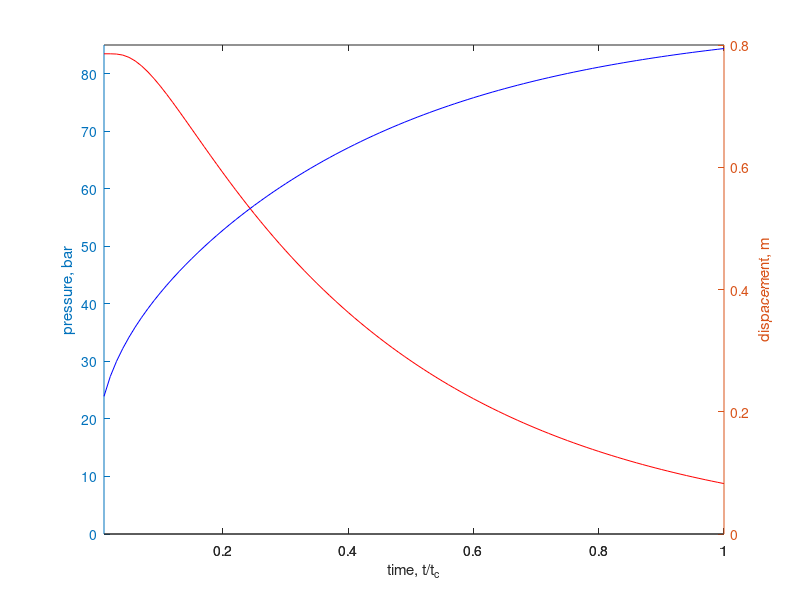

Here is the MATLAB script that generated this plot: (Note: this script raises an error after producing the figure.)
% Terzaghi: simple analytical solution (1D problem)
% author: Ruslan Rin (iskhakov@stanford.edu)
% 5/13/2016
close all;clc;clear all;
bar = 1e5;        %bar to Pa
md = 1e-15;       %md to m2
cp = 1e-3;        %cp to Pa*s
b = 1;            %Biot's coefficient
poro = 0.375;     %porosity
nu = 0.25;        %Poisson ratio
E = 1e4*bar;      %Young's modulus, Pa
cf = 4.4e-5/bar;  %compressibility, 1/Pa
cbulk = 0;        %grain compressibility, 1/Pa
mu = 0.0981*cp;   %viscosity, Pa*s
alpha = 1;
k = 1*md;         %permeability, m2
pL = 100*bar;     %applied pressure, Pa
L = 100;          %length of the domain
Nb = 10;         %number of blocks
h = L/Nb;         %discretized, m
K = E/3/(1-2*nu); %Bulk modulus
G = E/2/(1+nu);   %shear modulus
M = 1/(poro*cf + (1-poro)*cbulk); %Biot's modulues
K1D = K+4/3*G;    %uniaxial drained bulk modulus
c = k/mu*M * K1D/(K1D+alpha^2*M); %consolidation coefficient
tc = L^2/c;       %characteristic time
Nt = 100;         %number of timesteps
N = 500;          %number of elements in series
m = [0:1:N];      %fourier series sequence
p0 = alpha*M*pL/(K1D+alpha^2*M);  % undrained pressure, Pa
u0 = L*pL/(K1D+alpha^2*M);        %max initial dispacement, m
t = [1:1:Nt]*tc/Nt;
z = [h/2:h:L];    % center of our blocks
z2 = [0:h:L];
if (Nb < 20)
  %we need to shift since numerical schemes uses 9 blocks to mimic
  %boundaries capabilities
  z(Nb) = z(Nb-1);    
  z2(1) = -h/8; 
end;
%analytical solution
for i = 1:Nt  
  tmp_exp = exp(-pi^2*c*t(i)*(2*m+1).^2/(4*L^2));
  for iz = 1:Nb
    xtmp = sum(1./(2*m+1).*tmp_exp.*sin((2*m+1)*pi.*z(iz)/2/L));
    p(iz,i) = 4/pi*p0*xtmp; %Pa
    xtmp = sum(1./(2*m+1).^2.*tmp_exp.*cos((2*m+1)*pi.*z2(iz)/2/L));
    u(iz,i) = alpha*p0/K1D*(L-z2(iz)-8*L/pi^2*xtmp) + u0;
  end;
end;
p = p/bar;
tt = t/tc;

% pressure and dispacement 
pmax = 85;
umax = 0.8;

figure; set(gcf,'color','white'); set(gcf, 'Position', [400 200 600 500])
[hax,h1,h2] = plotyy(tt,p(Nb,:), tt,u(1,:));
set(h1,'color','red')
set(h2,'color','blue')
ylim(hax(1),[0 pmax]);
ylabel(hax(2), 'dispacement, m');
set(hax(2),'YTick',0:0.2:0.8); 
ylim(hax(2),[0 umax]);
xlabel('time, t/t_c');
ylabel(hax(1), 'pressure, bar');
set(hax(1),'YTick',0:10:85); 
hold on;

[hax2,h3,h4] = plotyy(tt,p_vtk(Nb,:),tt,u_vtk(1,:));
set(hax2(2),'ytick',[])
set(hax2(2),'yticklabel',[])
set(h3,'marker', '.', 'color','red')
set(h4,'marker', '.', 'color','blue')
ylim(hax2(1),[0 pmax]);
ylim(hax2(2),[0 umax]);

[hax3,h5,h6] = plotyy(tt,p_vtk_seq(Nb,:),tt,u_vtk_seq(1,:));
set(hax3(2),'ytick',[])
set(hax3(2),'yticklabel',[])
set(h5,'marker', 'd', 'color','red')
set(h6,'marker', 'd', 'color','blue')
ylim(hax3(1),[0 pmax]);
ylim(hax3(2),[0 umax]);

v = [h1 h3 h2 h4 h5 h6]';
legend(v, 'p_{bot,analytical}', 'p_{bot,numerical}','p_{bot,sequential}',...
          'u_{top,analytical}','u_{top,numerical}','u_{top,sequential}',...
          'Location', 'SouthWest');
Image = getframe(gcf); imwrite(Image.cdata, 'terzagi10_comparison.png');

% show numerical solution
%pressure images
i1 = 1; i2 = 10; i3 = 100;
figure; set(gcf,'color','white'); set(gcf, 'Position', [400 200 400 400]);
ax(1) = subplot(1,3,1); imagesc(p_vtk(:,i1)); caxis([0 pmax]); title('t = 0.01 t_c');  set(ax(1),'XTickLabel','');
ax(2) = subplot(1,3,2); imagesc(p_vtk(:,i2));  caxis([0 pmax]); title('t = 0.1 t_c');   axis off;
ax(3) = subplot(1,3,3); imagesc(p_vtk(:,i3));   caxis([0 pmax]); title('t = t_c');       axis off;

x0 = get(ax(1), 'Position'); dx = 0.6 * x0(3); dshift = dx/2;
for i=1:3 
  xleft = x0(1) + (dx+dshift)*(i-1);
  set(ax(i), 'Position', [xleft x0(2) dx x0(4)]);
end;
xleft = x0(1) + (dx+dshift)*3;
h=colorbar; set(h, 'Position', [xleft+dshift/2 x0(2) dx*.6 x0(4)]);
Image = getframe(gcf); imwrite(Image.cdata, 'terzagi10_pressure.png');

%displacement images
figure; set(gcf,'color','white'); set(gcf, 'Position', [400 200 400 400]);
ax(1) = subplot(1,3,1); imagesc(u_vtk(:,i1)); caxis([0 umax]); title('t = 0.01 t_c');  set(ax(1),'XTickLabel','');
ax(2) = subplot(1,3,2); imagesc(u_vtk(:,i2));  caxis([0 umax]); title('t = 0.1 t_c');   axis off;
ax(3) = subplot(1,3,3); imagesc(u_vtk(:,i3));   caxis([0 umax]); title('t = t_c');       axis off;

x0 = get(ax(1), 'Position'); dx = 0.6 * x0(3); dshift = dx/2;
for i=1:3 
  xleft = x0(1) + (dx+dshift)*(i-1);
  set(ax(i), 'Position', [xleft x0(2) dx x0(4)]);
end;
xleft = x0(1) + (dx+dshift)*3;
h=colorbar; set(h, 'Position', [xleft+dshift/2 x0(2) dx*.6 x0(4)]);
Image = getframe(gcf); imwrite(Image.cdata, 'terzagi10_displacement.png');



